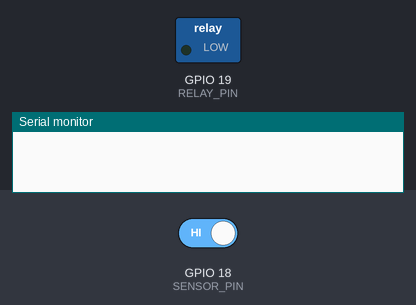
Bench run of a sketch on a simulated ESP32. Shown: switched loads named in the sketch (green lamp = pin HIGH), the last lines printed to the serial monitor. The test bench sets the inputs (shaded band); at power-on: GPIO 18 (SENSOR_PIN) HIGH.

Above: at 1.2 s.
1.3 s: GPIO 18 (SENSOR_PIN) driven LOW
At 1.8 s:
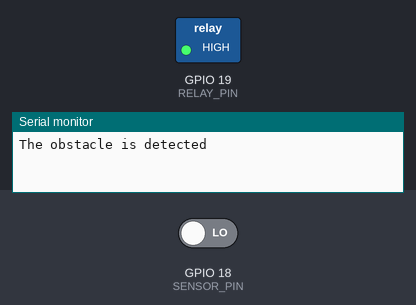
2.8 s: GPIO 18 (SENSOR_PIN) driven HIGH
At 4.2 s:
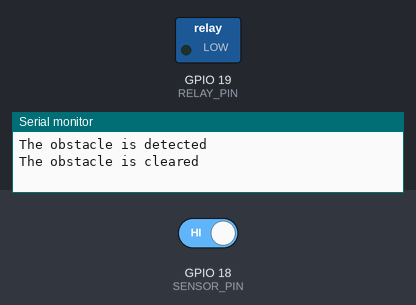
Timing chart, 0 to 5.8 s (numbered marks = the images above; inputs shaded):
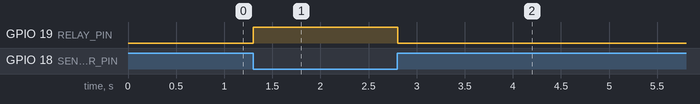

The sketch:

relay.ino
```cpp
/*
 * This ESP32 code is created by esp32io.com
 *
 * This ESP32 code is released in the public domain
 *
 * For more detail (instruction and wiring diagram), visit https://esp32io.com/tutorials/esp32-infrared-obstacle-avoidance-sensor
 */

#define SENSOR_PIN 18 // ESP32 pin GPIO18 connected to OUT pin of IR obstacle avoidance sensor
#define RELAY_PIN 19
int lastState = HIGH;  // the previous state from the input pin
int currentState;      // the current reading from the input pin

void setup() {
  // initialize serial communication at 9600 bits per second:
  Serial.begin(9600);
  // initialize the ESP32's pin as an input
  pinMode(SENSOR_PIN, INPUT);
  pinMode(RELAY_PIN, OUTPUT);

  // Turn off the relay initially
  digitalWrite(RELAY_PIN, LOW);
}

void loop() {
  // read the state of the the input pin:
  currentState = digitalRead(SENSOR_PIN);

  if (lastState == HIGH && currentState == LOW)
    {digitalWrite(RELAY_PIN, HIGH);
    Serial.println("The obstacle is detected");}
  else if (lastState == LOW && currentState == HIGH)
    {digitalWrite(RELAY_PIN, LOW);
    Serial.println("The obstacle is cleared");}

  delay(50);
  // save the the last state
  lastState = currentState;
}
```

Measured:
- after the input at 1.3 s, GPIO 19 (RELAY_PIN): LOW → HIGH at once
- after the input at 2.8 s, GPIO 19 (RELAY_PIN): HIGH → LOW at once
